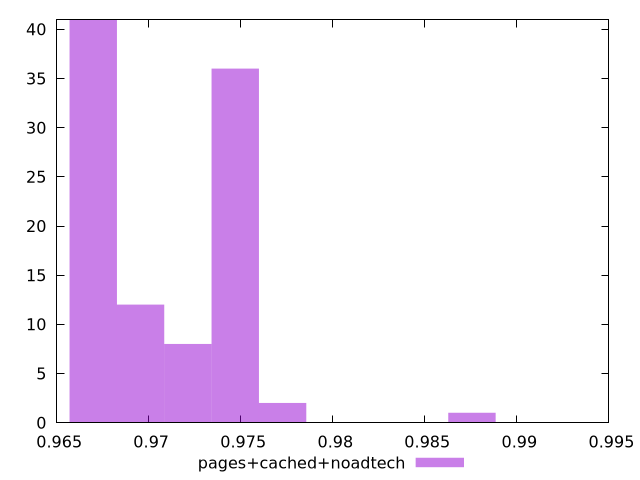

Generate this figure with gnuplot:
$_pagesCachedNoadtech <<EOF
0.9747039413132779 36
0.9669886066854683 41
0.9721321631040081 8
0.9695603848947382 12
0.9772757195225478 2
0.9875628323596273 1
EOF
set key outside below
set terminal pngcairo
set output "report_00005_2020-11-02T22-26-11.212Z/speed-index/pages+cached+noadtech//hist.png"
set yrange [0:41]
set boxwidth 0.0025717782092698625
set style fill transparent solid 0.5 noborder
plot $_pagesCachedNoadtech title "pages+cached+noadtech" with boxes ,
